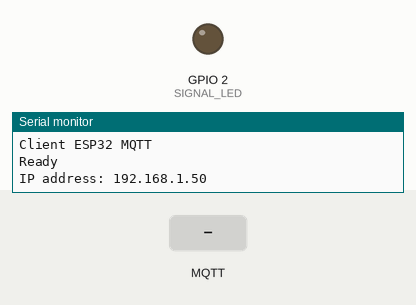
The sketch below on a simulated ESP32. Parts: output pins drawn as LEDs (lit = HIGH), the last lines printed to the serial monitor. The test bench sets the inputs (shaded band). WiFi joins after 1.5 s; servers stay silent unless stated; no MQTT or app messages arrive unless stated.

Above: at 2.7 s.
2.8 s: MQTT message "1" arrives on the first subscribed topic
At 4.2 s:
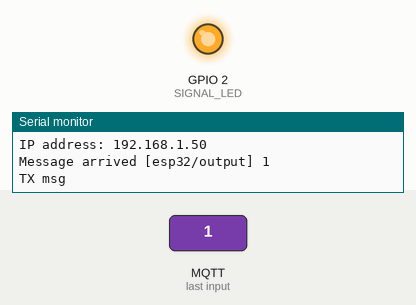
4.5 s: MQTT message "on" arrives on the first subscribed topic
7.5 s: MQTT message "off" arrives on the first subscribed topic
Timing chart, 0 to 16.5 s (numbered marks = the images above; inputs shaded):
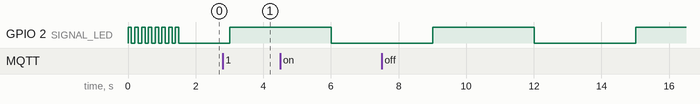

The sketch:

ESP32MQTT_Client.ino
```cpp
#include "parameters.h"
#include <WiFi.h>
#include <ESPmDNS.h>
#include <WiFiUdp.h>
#include <ArduinoOTA.h>
#include <PubSubClient.h>

const char* host = BOARD_NAME;
const char* ssid = WIFI_SSID;
const char* password = WIFI_PASSWORD;

WiFiClient wifiClient;
PubSubClient client(wifiClient);
//prototipo della funzione richiamata alla ricezione di dati MQTT
void callback(char* topic, byte* payload, unsigned int length);
//prototipo funzione gestione connessione al server MQTT
void mqtt_reconnect();

void setup() {
  pinMode(SIGNAL_LED, OUTPUT);

  #if DEBUG > 0
  Serial.begin(115200);
  while (!Serial){
    delay(300);
    digitalWrite(SIGNAL_LED, !digitalRead(SIGNAL_LED));
    if (millis() > 5000) break;
  }
  Serial.println("Client ESP32 MQTT");
  #endif
  digitalWrite(SIGNAL_LED, LOW);

  WiFi.mode(WIFI_STA);
  WiFi.begin(ssid, password);

  int count = 0;
  while (WiFi.status() != WL_CONNECTED) {
    digitalWrite(SIGNAL_LED, !digitalRead(SIGNAL_LED));
    delay(100);
    count++;
    if (count > 500) {
      digitalWrite(SIGNAL_LED, HIGH);
      delay(3000);
      ESP.restart();
    }
  }
  digitalWrite(SIGNAL_LED, LOW);

  // Port defaults to 3232
  // ArduinoOTA.setPort(3232);

  // Hostname defaults to esp3232-[MAC]
  // ArduinoOTA.setHostname("myesp32");

  // No authentication by default
  ArduinoOTA.setPassword("admin");

  // Password can be set with it's md5 value as well
  // MD5(admin) = 21232f297a57a5a743894a0e4a801fc3
  // ArduinoOTA.setPasswordHash("21232f297a57a5a743894a0e4a801fc3");

  ArduinoOTA
    .onStart([]() {
      String type;
      if (ArduinoOTA.getCommand() == U_FLASH)
        type = "sketch";
      else // U_SPIFFS
        type = "filesystem";

      // NOTE: if updating SPIFFS this would be the place to unmount SPIFFS using SPIFFS.end()
      Serial.println("Start updating " + type);
    })
    .onEnd([]() {
      Serial.println("\nEnd");
    })
    .onProgress([](unsigned int progress, unsigned int total) {
      Serial.printf("Progress: %u%%\r", (progress / (total / 100)));
    })
    .onError([](ota_error_t error) {
      Serial.printf("Error[%u]: ", error);
      if (error == OTA_AUTH_ERROR) Serial.println("Auth Failed");
      else if (error == OTA_BEGIN_ERROR) Serial.println("Begin Failed");
      else if (error == OTA_CONNECT_ERROR) Serial.println("Connect Failed");
      else if (error == OTA_RECEIVE_ERROR) Serial.println("Receive Failed");
      else if (error == OTA_END_ERROR) Serial.println("End Failed");
    });

  ArduinoOTA.begin();

  Serial.println("Ready");
  Serial.print("IP address: ");
  Serial.println(WiFi.localIP());

  client.setServer(BROKER_ADDRESS, BROKER_PORT);
  client.setCallback(callback);
  if (client.connect(BOARD_NAME)) {
    client.subscribe(TOPIC_SUB);
  }
}

void loop() {
  ArduinoOTA.handle();

  if (WiFi.status() != WL_CONNECTED) {
    WiFi.reconnect();
  }

  if (!client.connected()){
    mqtt_reconnect();
  }
  client.loop();

  static unsigned long t1;
  static int count = 0;
  if ( (millis()-t1) > 3000) {
    digitalWrite(SIGNAL_LED, !digitalRead(SIGNAL_LED));

    if (client.connected()){
      Serial.println("TX msg");
      char msg[50];
    /*{
      "device":"myesp32",
      "tipo":"temp",
      "valore":12
    }
    */

      sprintf(msg, "{\"device\":\"myesp\",\"tipo\":\"hum\",\"valore\":\"%d\"}", count);
      client.publish(TOPIC_PUB, msg);
      count++;
    }

    t1 = millis();
  }

}

void callback(char* topic, byte* payload, unsigned int length){
  Serial.print("Message arrived [");
  Serial.print(topic);
  Serial.print("] ");
  for (int i = 0; i < length; i++ ){
    Serial.print((char)payload[i]);
  }
  Serial.println("");
}

void mqtt_reconnect(){
  while (!client.connected()) {
    if (client.connect(BOARD_NAME)) {
      client.subscribe(TOPIC_SUB);
    } else {
      Serial.print("failed, rc=");
      Serial.print(client.state());
      Serial.println(" try again in 5 seconds");
      // Wait 5 seconds before retrying
      delay(5000);
    }
  }
}
```

parameters.h
```cpp
#ifndef _PARAMETERS_H_
#define _PARAMETERS_H_

#define DEBUG 1

//PARAMETRI SCHEDA
#define BOARD_UID 123
#define BOARD_NAME "myesp32"

//PARAMETI WIFI
#define WIFI_SSID ""
#define WIFI_PASSWORD ""

// PARAMETRI MQTT
#define BROKER_ADDRESS "broker.hivemq.com"
#define BROKER_PORT 1883
#define TOPIC_SUB "esp32/output"
#define TOPIC_PUB "esp32/misure"

// PARAMETI HW
#define SIGNAL_LED 2

#endif
```
